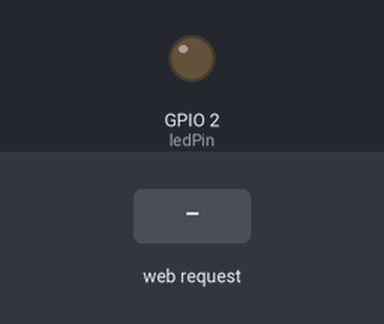
Simulated run of this program. Board: ESP32. Shown: output pins drawn as LEDs (lit = HIGH). Inputs (shaded band) come from the test bench. WiFi joins after 1.5 s; servers stay silent unless stated; what the program prints to the serial monitor is not drawn.

Above: at 3.2 s.
3.3 s: HTTP request GET /on received
At 3.9 s:
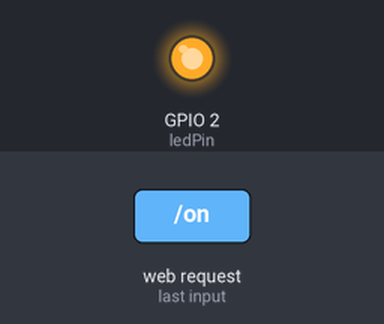
4.8 s: HTTP request GET /off received
At 6.2 s:
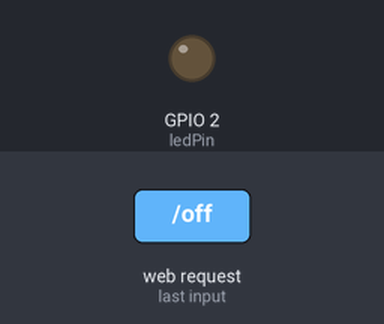
Timing chart, 0 to 7.8 s (numbered marks = the images above; inputs shaded):
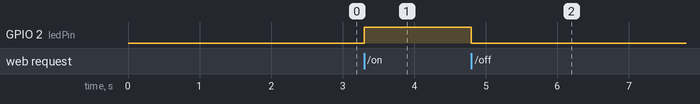

The program:

main.cpp
```cpp
#include <Arduino.h>
#include <WiFi.h>
#include <WebServer.h>

const char* ssid = "Fibertel WiFi032 2.4GHz";
const char* password = "vuelalto67";

// Crear un servidor en el puerto 80
WebServer server(80);

const int ledPin = 2; // El LED integrado del ESP32 está en el pin 2

void handleRoot() {
  // Página web simple con dos botones para encender y apagar el LED
  //server.send(200, "text/html", "<h1>Controla el LED</h1><p><a href=\"/on\"><button>Encender LED</button></a></p><p><a href=\"/off\"><button>Apagar LED</button></a></p>");
  //server.send(200, "text/html", "<h1 style='color:blue;'>Controla el LED</h1><p><a href=\"/on\"><button style='padding:10px;'>Encender LED</button></a></p><p><a href=\"/off\"><button style='padding:10px;'>Apagar LED</button></a></p>");
String html =
    "<!DOCTYPE html>"
    "<html>"
    "<head>"
    "<meta name=\"viewport\" content=\"width=device-width, initial-scale=1\">"
    "<style>"
    "body { display: flex; justify-content: center; align-items: center; height: 100vh; font-family: Arial, sans-serif; margin: 0; }"
    ".container { text-align: center; padding: 20px; border: 2px solid #000; border-radius: 10px; background-color: #f9f9f9; width: 300px; }"
    "h1 { font-size: 24px; margin-bottom: 20px; }"
    "button { width: 100%; padding: 15px; margin: 10px 0; font-size: 18px; border: none; border-radius: 5px; cursor: pointer; }"
    "button:hover { background-color: #ddd; }"
    ".on { background-color: #4CAF50; color: white; }"
    ".off { background-color: #f44336; color: white; }"
    "</style>"
    "</head>"
    "<body>"
    "<div class=\"container\">"
    "<h1>LED CONTROL</h1>"
    "<a href=\"/on\"><button class=\"on\">Encender LED</button></a>"
    "<a href=\"/off\"><button class=\"off\">Apagar LED</button></a>"
    "</div>"
    "</body>"
    "</html>";

  server.send(200, "text/html", html);

}

void handleLedOn() {
  digitalWrite(ledPin, HIGH); // Encender LED
  server.send(200, "text/html", "<p>LED encendido</p><p><a href=\"/\"><button>Volver</button></a></p>");
}

void handleLedOff() {
  digitalWrite(ledPin, LOW); // Apagar LED
  server.send(200, "text/html", "<p>LED apagado</p><p><a href=\"/\"><button>Volver</button></a></p>");
}

void setup() {
  Serial.begin(115200);
  pinMode(ledPin, OUTPUT);
  digitalWrite(ledPin, LOW); // Asegurarse de que el LED esté apagado al inicio

  // Conectar a la red Wi-Fi
  WiFi.begin(ssid, password);
  while (WiFi.status() != WL_CONNECTED) {
    delay(1000);
    Serial.println("Conectando a WiFi...");
  }
  Serial.println("Conectado a la red WiFi");
  Serial.print("Dirección IP: ");
  Serial.println(WiFi.localIP());

  // Configurar rutas del servidor web
  server.on("/", handleRoot);    // Página principal
  server.on("/on", handleLedOn); // Ruta para encender el LED
  server.on("/off", handleLedOff); // Ruta para apagar el LED

  server.begin(); // Iniciar el servidor
  Serial.println("Servidor HTTP iniciado");
}

void loop() {
  server.handleClient(); // Gestionar solicitudes HTTP
}
```

Measured:
- after the input at 3.3 s, GPIO 2 (ledPin): LOW → HIGH at once
- after the input at 4.8 s, GPIO 2 (ledPin): HIGH → LOW at once
